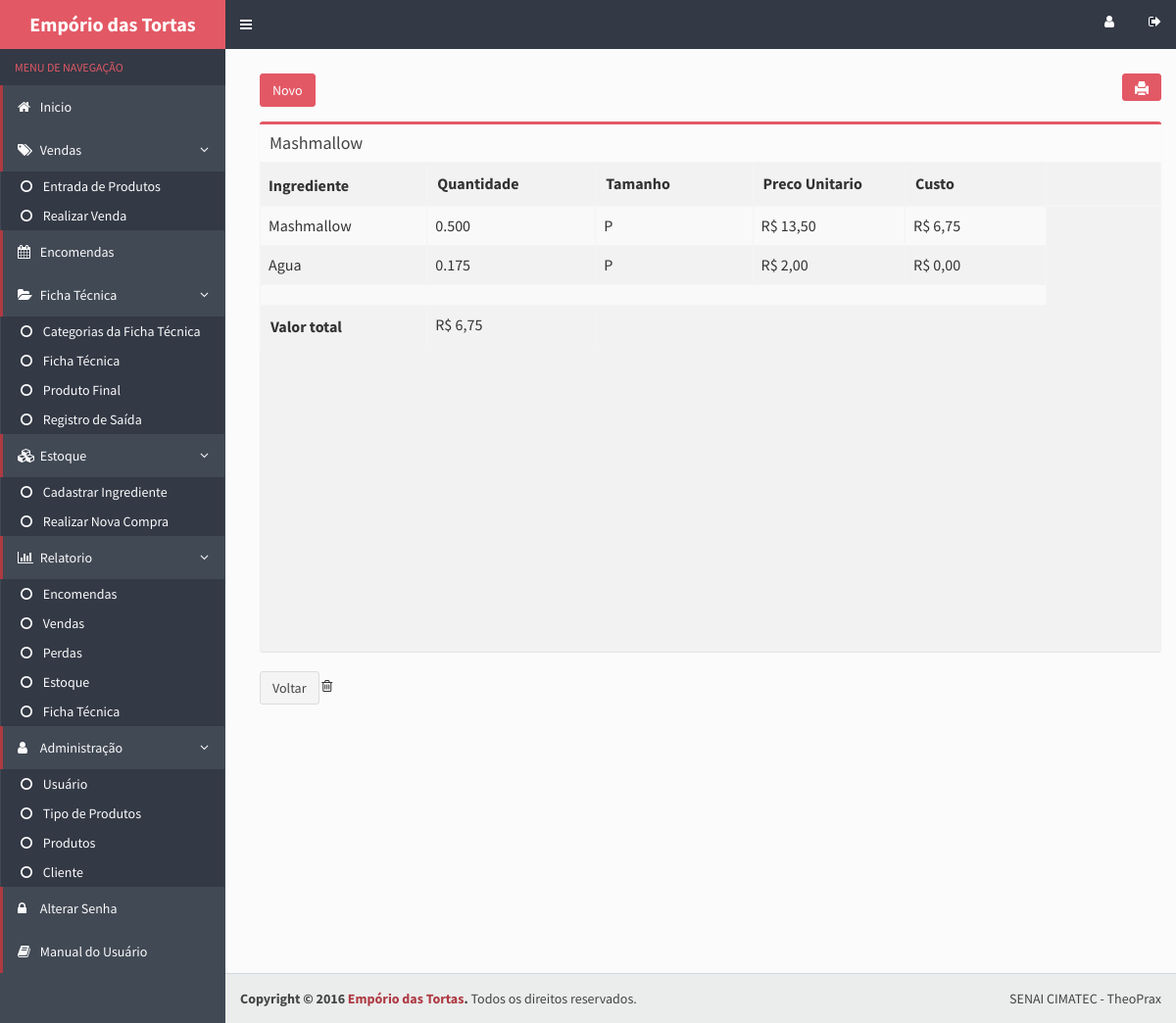
The page /DAO/visualizar_fichatecnica.php?id=18 on the database as committed earlier.
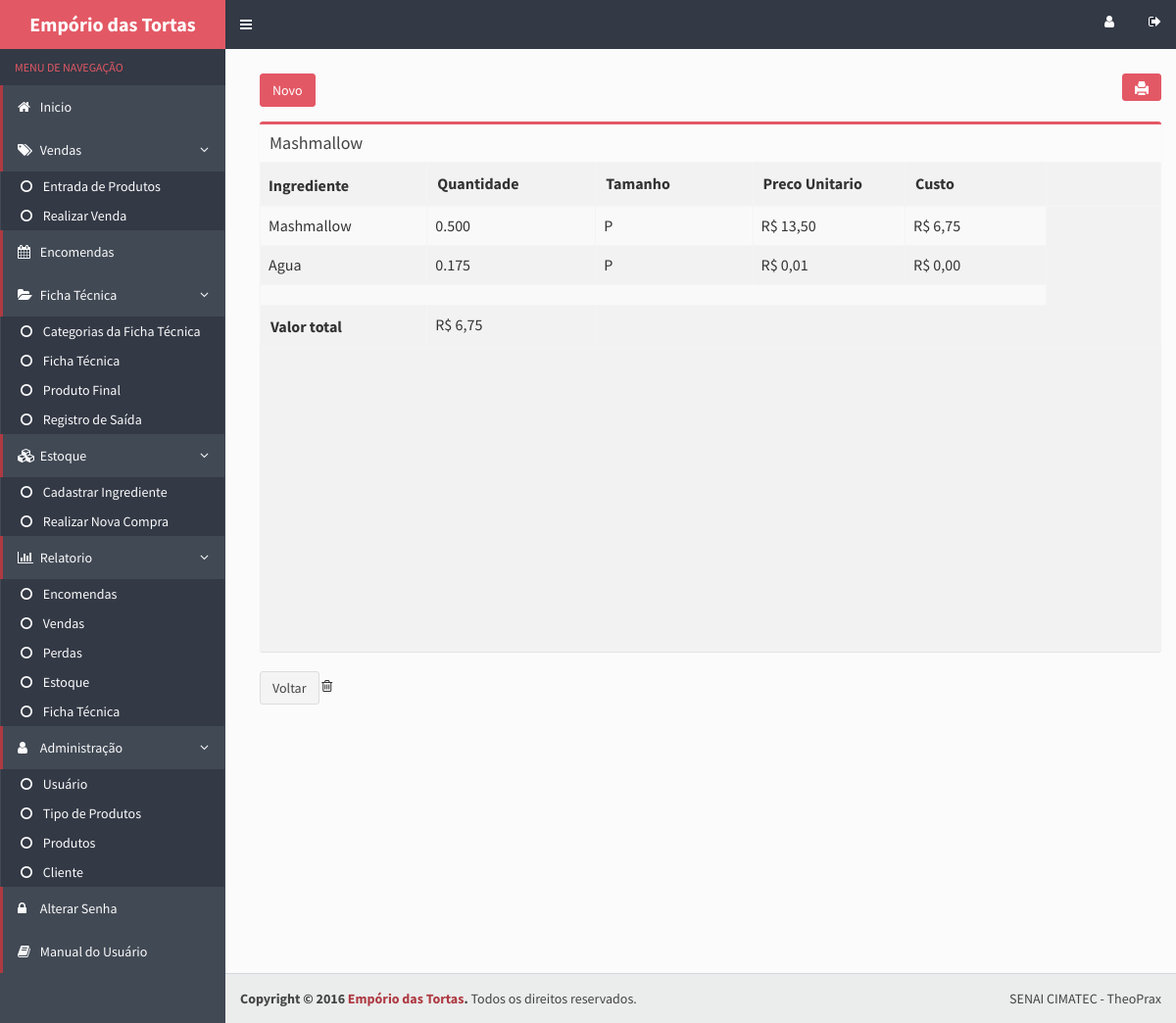
The same page on the database as committed later.
### tables this page shows
CREATE TABLE IF NOT EXISTS `ingrediente_has_fichastecnicas` (
  `fichaTecnica_cod_fichaTecnica` int(11) NOT NULL,
  `ingrediente_cod_ingrediente` int(11) NOT NULL,
  `quantidade` decimal(6,3) NOT NULL,
  `preco` decimal(10,2) NOT NULL,
  `custo` decimal(10,2) NOT NULL,
  PRIMARY KEY (`fichaTecnica_cod_fichaTecnica`,`ingrediente_cod_ingrediente`),
  KEY `ingrediente_cod_ingrediente` (`ingrediente_cod_ingrediente`)
);

CREATE TABLE IF NOT EXISTS `ingrediente` (
  `cod_ingrediente` int(11) NOT NULL AUTO_INCREMENT,
  `nome` varchar(50) NOT NULL,
  `cod_unidademedida` int(11) NOT NULL,
  `valorunitario` decimal(10,2) NOT NULL,
  PRIMARY KEY (`cod_ingrediente`),
  KEY `cod_unidademedida` (`cod_unidademedida`)
);

CREATE TABLE IF NOT EXISTS `fichastecnicas` (
  `cod_fichaTecnica` int(11) NOT NULL AUTO_INCREMENT,
  `categoriafichatecnica_codigo` int(11) NOT NULL,
  `nome` varchar(100) NOT NULL,
  `Tamanho` varchar(1) DEFAULT NULL,
  `valortotal` decimal(10,2) NOT NULL,
  PRIMARY KEY (`cod_fichaTecnica`),
  KEY `categoriafichatecnica_codigo` (`categoriafichatecnica_codigo`)
);

### DAO/visualizar_fichatecnica.php (the view, shortened to what this page needs)
<?php
$id = null;
if ( !empty($_GET['id'])) {
    $id = $_REQUEST['id'];
}
$pdo = Database::connect();
$pdo->setAttribute(PDO::ATTR_ERRMODE, PDO::ERRMODE_EXCEPTION);
$sql = "SELECT * FROM fichastecnicas where cod_fichaTecnica = ?";
$q = $pdo->prepare($sql);
$q->execute(array($id));
$data = $q->fetch(PDO::FETCH_ASSOC);
$nome = $data['nome'];
  ?>
<html>
  <html>
  <head>
    <link rel="stylesheet" href="../bootstrap/css/bootstrap.min.css">
    <link rel="stylesheet" href="../bootstrap/css/bootstrap.css">
    <link rel="stylesheet" href="https://maxcdn.bootstrapcdn.com/font-awesome/4.4.0/css/font-awesome.min.css">
    <link rel="stylesheet" href="https://code.ionicframework.com/ionicons/2.0.1/css/ionicons.min.css">
    <link rel="stylesheet" href="../dist/css/AdminLTE.css">
    <link rel="stylesheet" href="../dist/css/skins/skin-blue.css">
  </head>
  <body class="hold-transition skin-blue sidebar-mini">
    <div class="wrapper">
      <?php include_once("includes/header.php") ?>
      <?php include_once("includes/menu.php") ?>
      <div class="content-wrapper">
        <section class="content">
        <div class="row">
            <div class="col-xs-12">
         <a class="btn btn-danger" href="../forms/cadastrar_ficha_tecnica.php">Novo</a>
          <a onclick="imprimir()" class="btn btn-danger pull-right">
                <span class="glyphicon glyphicon-print"></span>
              </a>
          <section class="content-header">
          </section>
              <div class="box">
                <div class="box-header">
                      <h3 class="box-title"><?php echo $nome;?></h3>
                </div>
                <div class="box-body table-responsive no-padding" id="scroll">
                  <table class="views-table cols-6 table table-striped table-bordered">
         <thead>
      <tr>
                  <th class="views-field views-field-id">
          Ingrediente         </th>
                  <th class="views-field views-field-field-nome" id='celula2'>
            Quantidade        </th>
            <th class="views-field views-field-field-nome" id='celula2'>
      Tamanho        </th>
            <th class="views-field views-field-field-nome" id='celula2'>
    Preco Unitario     </th>
                <th class="views-field views-field-field-nome" id='celula2'>
      Custo     </th>
    <th class="views-field views-field-field-nome" id='celula2'>
    </thead>
    <tbody>
      <?php
             $pdo = Database::connect();
             $sql = "select ingrediente_has_fichastecnicas.*, ingrediente.valorunitario as preco, ingrediente.nome as ingrediente, fichastecnicas.valortotal as valortotal,fichastecnicas.nome as ficha,fichastecnicas.Tamanho as Tamanho from ingrediente_has_fichastecnicas
                    inner join fichastecnicas on fichastecnicas.cod_fichaTecnica = ingrediente_has_fichastecnicas.fichatecnica_cod_fichaTecnica
                    inner join ingrediente on ingrediente.cod_ingrediente = ingrediente_has_fichastecnicas.ingrediente_cod_ingrediente where cod_fichaTecnica =   $id";
             foreach ($pdo->query($sql) as $row) {
                 echo '<tr>';
                echo '<td>'. $row['ingrediente'] . '</td>';
                echo '<td>'. $row['quantidade'] . '</td>';
                echo '<td>'. $row['Tamanho'] . '</td>';
                echo '<td>'. 'R$ ' . number_format($row['preco'], 2, ',', '.') . '</td>';
                echo '<td>'. 'R$ ' . number_format($row['custo'], 2, ',', '.') . '</td>';
                echo   '</tr>';
             }
             echo   '<tr>';
             echo '<th colspan="5" class="views-field views-field-field-nome" id="celula2">'  . "" .    '</th>';
             echo  '</tr>';
             echo   '<tr>';
             echo '<th class="views-field views-field-field-nome" id="celula2">'  . "Valor total" .    '</th>';
             echo '<td rowspan="6">' . 'R$ ' . number_format($row['valortotal'], 2, ',', '.') .   '</td>';
             echo  '</tr>';
             ?>
      </tbody>
</table>
                </div>
              </div>
              <a class="btn btn-default" href="../ficha_tecnica.php">Voltar</a>
              <i class="fa fa-trash-o"></i>
            </div>
          </div>
        </section>
      </div>
      <?php include_once("includes/footer.php") ?>
  </body>
</html>

Rows that differ between the two databases and show on the page:
changed through a linked row, ingrediente_has_fichastecnicas "Agua": ingrediente_cod_ingrediente.valorunitario "2,00" → "0,01"
